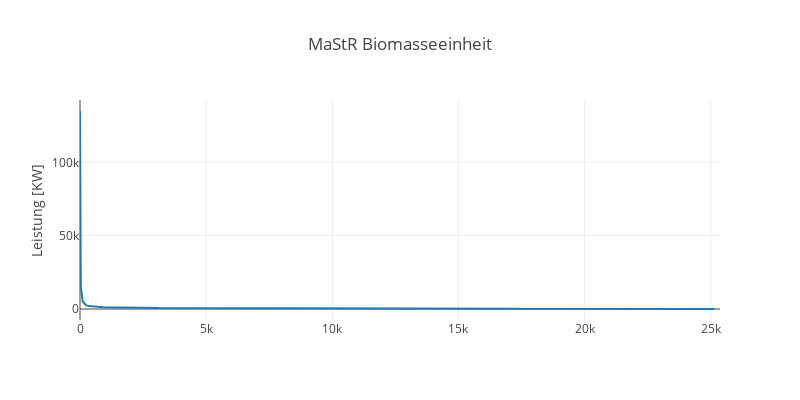

The code cell stored with this chart in its notebook:
### Code cell
# Interactive plot
df_biomass = df_biomass.sort_values(['Bruttoleistung'], ascending=[False])
data = [go.Scatter(
    #x = df_biomass.loc[:,'id'],
    y = df_biomass.loc[:,'Bruttoleistung'])]

# Set layout
layout = go.Layout(
    height=400, width = 800,
    #title='CO2-Emissions in EU28',
    title=''.join(info_dict_biomass['Title']),
    # yaxis=dict(title='CO2-Emissions in Mt') )
    yaxis=dict(title='Leistung [KW]') )
ifig = go.Figure(data=data, layout=layout)
pltly.iplot(ifig)

### Figure 1 — Plotly figure (JSON) as saved in the notebook; plotly's stock layout.template omitted (floating-point values rounded to 4 significant figures; data arrays with more than 128 entries replaced by an {"elided": "..."} marker saying what was removed)
{"data": [{"type": "scatter", "uid": "7e4d447c-669b-4f5a-86e1-6bcef34bcf9c", "y": {"elided": "25369 float values"}}], "layout": {"height": 400, "title": {"text": "MaStR Biomasseeinheit"}, "width": 800, "yaxis": {"title": {"text": "Leistung [KW]"}}}}
